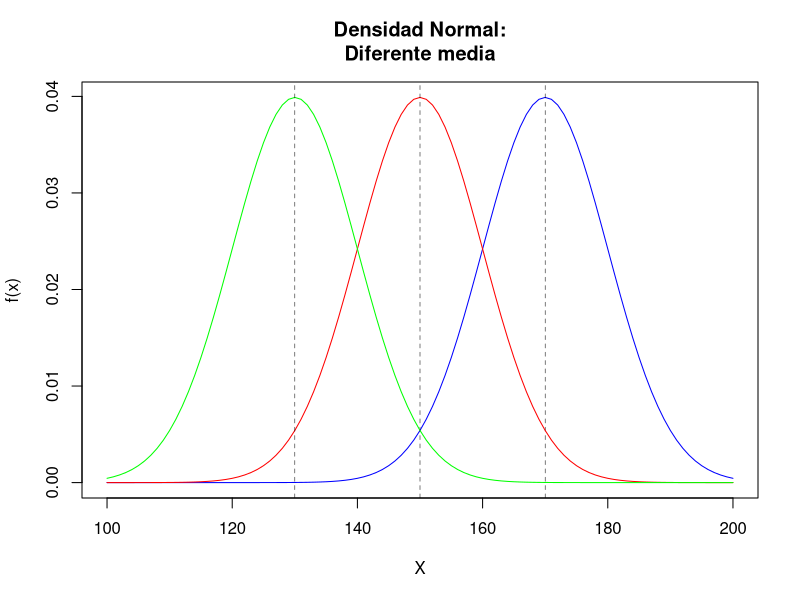
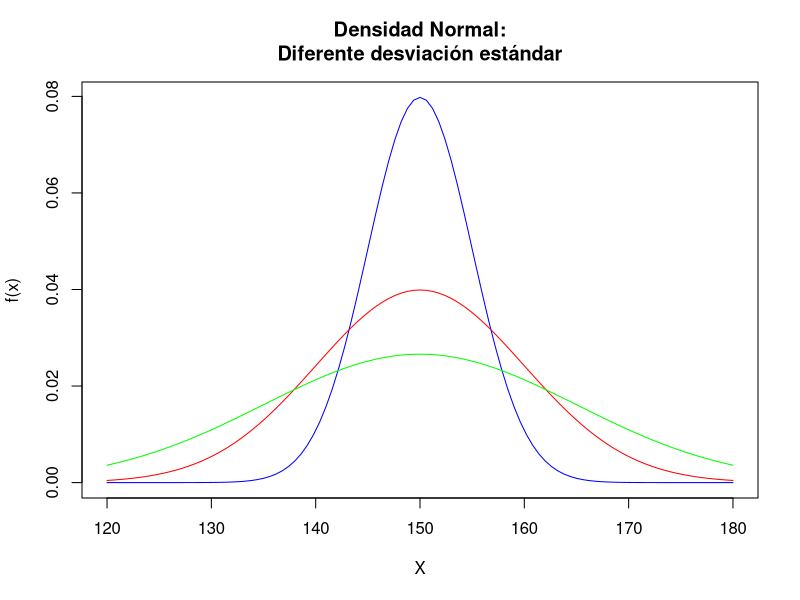
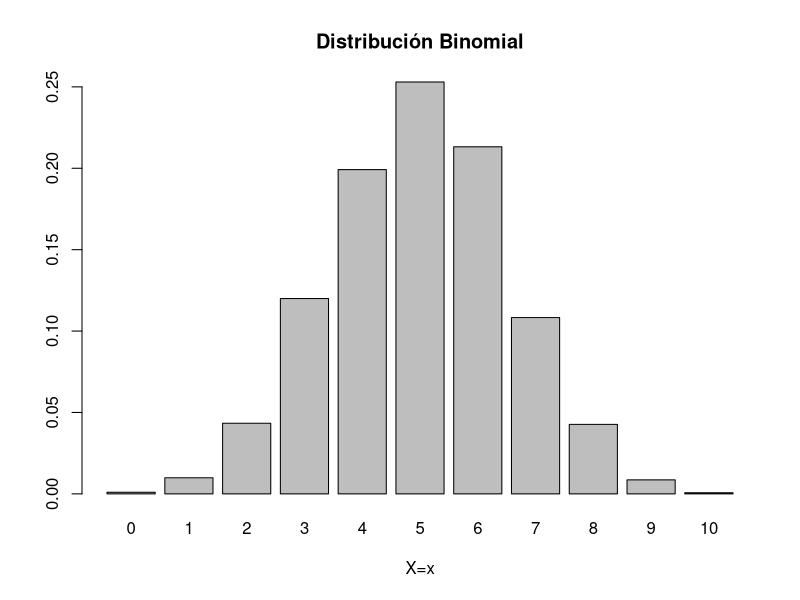
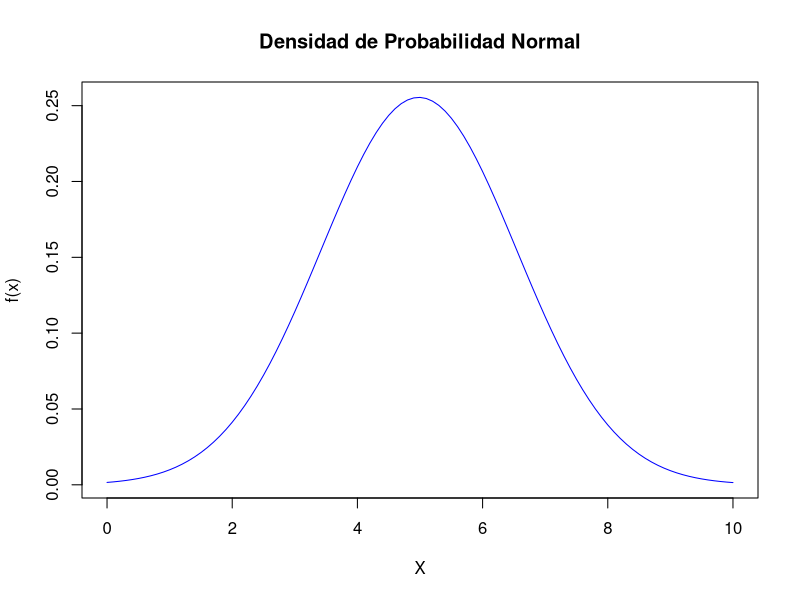
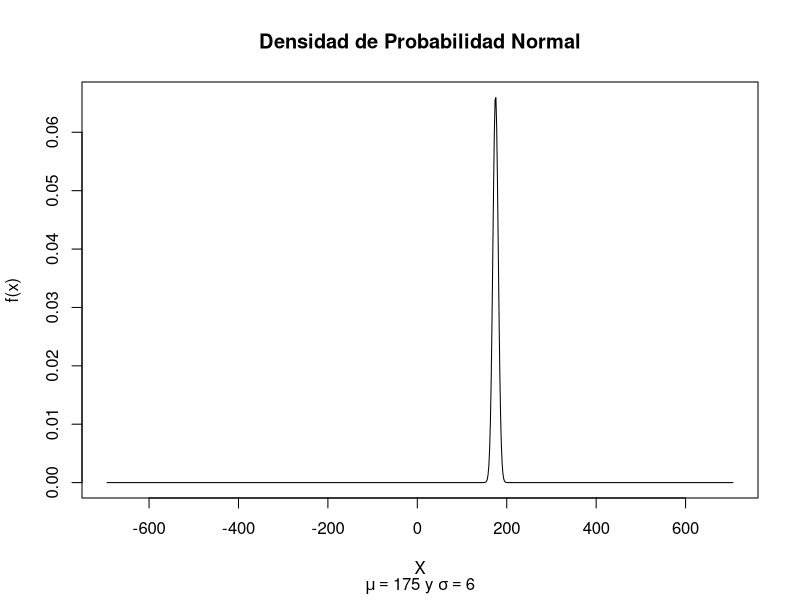
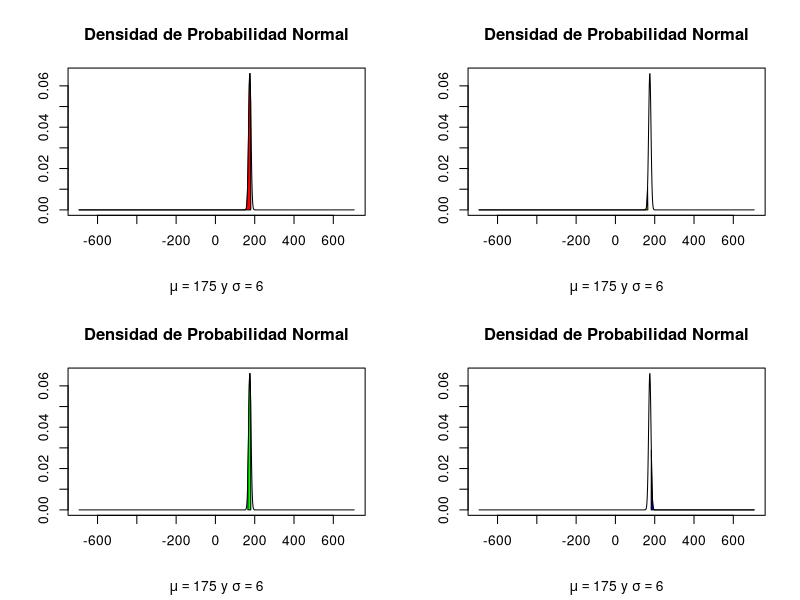

Here is the R script that generated these plots, in order:
## EJEMPLO 03: DISTRIBUCIÓN NORMAL, NORMAL ESTÁNDAR Y VALORES Z
### Aproximación de la distribución normal a la binomial
"La distribución normal tiene un papel fundamental en muchas áreas de estudio, ya que, 
de forma natural muchas variables siguen o pueden aproximarse a esta distribución.

Algunos puntos importantes de esta distribución son:
    - Tiene dos parámetros: X~N(Media, SD)
    - Es simétrica y con forma de campana"
{
  curve(dnorm(x, mean = 170, sd = 10), from = 100, to = 200, 
        col='blue', main = "Densidad Normal:\nDiferente media",
        ylab = "f(x)", xlab = "X")
  abline(v = 170, lwd = 0.5, lty = 2)
  curve(dnorm(x, mean = 150, sd = 10), from = 100, to = 200, 
        col='red', add = TRUE)
  abline(v = 150, lwd = 0.5, lty = 2)
  curve(dnorm(x, mean = 130, sd = 10), from = 100, to = 200, 
        col='green', add = TRUE)
  abline(v = 130, lwd = 0.5, lty = 2)
}

{
  curve(dnorm(x, mean = 150, sd = 5), from = 120, to = 180, 
        col='blue', main = "Densidad Normal:\nDiferente desviación estándar",
        ylab = "f(x)", xlab = "X")
  curve(dnorm(x, mean = 150, sd = 10), from = 120, to = 180, 
        col='red', add = TRUE)
  curve(dnorm(x, mean = 150, sd = 15), from = 120, to = 180, 
        col='green', add = TRUE)
}

"La distribución binomial puede aproximarse a la distribución normal cuando p es 
aproximadamente 0.5 y la muestra es >= 10"
binom.aprox <- rbinom(n = 10000, size = 10, prob = 0.5)
binom.mean <- mean(binom.aprox)
binom.sd <- sd(binom.aprox)

barplot(table(binom.aprox)/length(binom.aprox),
        main = "Distribución Binomial", 
        xlab = "X=x")
curve(dnorm(x, mean = binom.mean, sd = binom.sd), from=0, to=10, 
      col='blue', main = "Densidad de Probabilidad Normal",
      ylab = "f(x)", xlab = "X")

"Ahora vamos a demostrar que la aproximación es buena, calculando el promedio y la 
desviación estándar"
normal.binom <- rnorm(100000, mean = binom.mean, sd = binom.sd)

mean(normal.binom)
sd(normal.binom)

### Distribución normal
"La distribución normal es una distribución para variables aleatorias continuas, 
por lo que, a diferencia de las distribuciones para variables discretas, la 
probabilidad sólo puede calcularse para intervalos de valores.

Por ejemplo: dada la siguiente variable aleatoria normalmente distribuida:"
mean <- 175
sd <- 6
x <- seq(-4, 4, 0.01)*mean + sd
y <- dnorm(x, mean = mean, sd = sd) 

plot(x, y, type = "l", xlab = "X", ylab = "f(x)",
     main = "Densidad de Probabilidad Normal", 
     sub = expression(paste(mu == 175, " y ", sigma == 6)))

integrate(dnorm, lower = x[1], upper = x[length(x)], mean=binom.mean, sd = binom.sd)

"Calcula P(X <= 180):"
pnorm(q = 180, mean = mean, sd = sd)

par(mfrow = c(2, 2))
plot(x, y, type = "l", xlab = "", ylab = "")
title(main = "Densidad de Probabilidad Normal", sub = expression(paste(mu == 175, " y ", sigma == 6)))

polygon(c(min(x), x[x<=180], 180), c(0, y[x<=180], 0), col="red")

"Calcula P(X <= 165):"
pnorm(q = 165, mean = mean, sd = sd)

plot(x, y, type = "l", xlab = "", ylab = "")
title(main = "Densidad de Probabilidad Normal", sub = expression(paste(mu == 175, " y ", sigma == 6)))

polygon(c(min(x), x[x<=165], 165), c(0, y[x<=165], 0), col="yellow")

"Calcula P(165 <= X <= 180):"
pnorm(q = 180, mean = mean, sd = sd) - pnorm(q = 165, mean = mean, sd = sd)

plot(x, y, type = "l", xlab="", ylab="")
title(main = "Densidad de Probabilidad Normal", sub = expression(paste(mu == 175, " y ", sigma == 6)))

polygon(c(165, x[x>=165 & x<=180], 180), c(0, y[x>=165 & x<=180], 0), col="green")

"Calcula P(X >= 182):"
pnorm(q = 182, mean = mean, sd = sd, lower.tail = FALSE)

plot(x, y, type = "l", xlab="", ylab="")
title(main = "Densidad de Probabilidad Normal", sub = expression(paste(mu == 175, " y ", sigma == 6)))

polygon(c(182, x[x>=182], max(x)), c(0, y[x>=182], 0), col="blue")

dev.off()

"Como con cualquier otra distribución, también podemos calcular los cuantiles de la 
distribución, es decir podemos encontrar el valor b, tal que P(X <= b) = 0.75:"
b <- qnorm(p = 0.75, mean = mean, sd = sd)
b

"Podemos combrar el resultaso anterior calculando P(X <= 179.0469):"
pnorm(b, mean = mean, sd = sd)

### Distribución normal estándar y valores Z
"La distribución normal estándar es un caso especial de la distribución normal 
con media 0 y desviación estándar 1: Z ~ N(0,1). Esta distribución es de particular 
interés ya que todas las variables aleatorias X ~ N(Media, SD) pueden transformarse a
Z, lo cual nos permite poder comparar variables normalmente distribuídas entre sí.

Para pasar de X a Z, es necesario 'estandarizar' la variable X de la siguiente forma:
Z = (X - media)/ SD

Por ejemplo: Sea X ~ N(120, 85). Calcula la probabilidad de que X sea menor a 100"
pnorm(q = 100, mean = 120, sd = 85)

"Estandarizando tenemos que Z ~ N(0,1), y el valor estandarizado de 100 es"
z <- (100-120)/85
z

"Por lo tanto, la probabilidad de que Z sea menor a -0.2352941 es"
pnorm(z)
